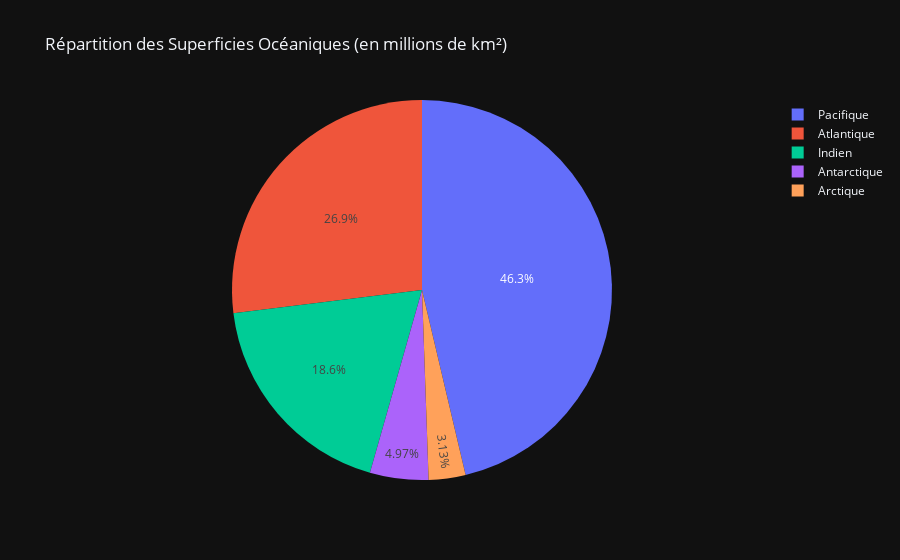

Notebook code cell kept with this figure:
### Code cell
import plotly.express as px

# Création de la pie chart avec les superficies des océans
fig = px.pie(
    values=[183.4, 106.7, 73.8, 19.7, 12.4],
    names=['Pacifique', 'Atlantique', 'Indien', 'Antarctique', 'Arctique'],
    title="Répartition des Superficies Océaniques (en millions de km²)"
)
fig.show()

### Figure 1 — Plotly figure (JSON) as saved in the notebook; plotly's stock layout.template omitted (floating-point values rounded to 4 significant figures)
{"data": [{"domain": {"x": [0.0, 1.0], "y": [0.0, 1.0]}, "hovertemplate": "label=%{label}<br>value=%{value}<extra></extra>", "labels": ["Pacifique", "Atlantique", "Indien", "Antarctique", "Arctique"], "legendgroup": "", "name": "", "showlegend": true, "values": [183.4, 106.7, 73.8, 19.7, 12.4], "type": "pie"}], "layout": {"legend": {"tracegroupgap": 0}, "title": {"text": "Répartition des Superficies Océaniques (en millions de km²)"}}}
